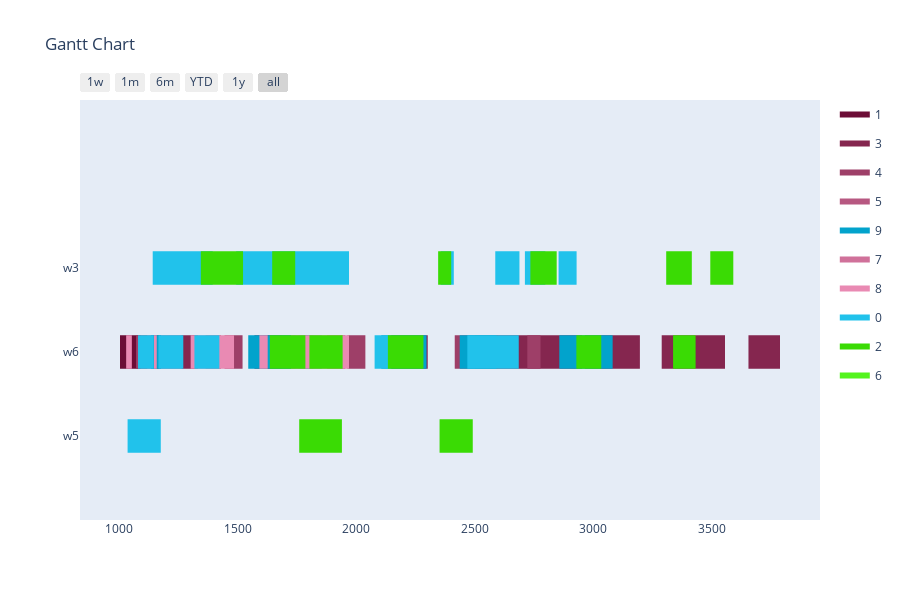

Write notebook code for a chart like this one.
### Markdown cell above
Config 3 - Only valid mutations for time slots

### Code cell
optimizer = BaseGA(env)
optimizer.configure('tardiness', 'twopointcrossover', 'roulettewheel', 'onlyfeasibletimeslot')
last_time_slot = 0
for order in orders:
    if order[1] > last_time_slot:
        last_time_slot = order[1]
# all parameters after offspring_amount are optional (in this case -> verbose=True)
result, best_fitness_history, average_fitness_history, best_generation_history, feasible_gen = optimizer.optimize(orders, max_generations, earliest_time_slot, last_time_slot, population_size, offspring_amount, verbose=True)
workstation_assignments = reformat_result(result, orders, env)
visualize(workstation_assignments, best_fitness_history, average_fitness_history, best_generation_history, feasible_gen)

### Figure 1 — Plotly figure (JSON) as saved in the notebook; plotly's stock layout.template omitted (floating-point values rounded to 4 significant figures; data arrays with more than 128 entries replaced by an {"elided": "..."} marker saying what was removed)
{"data": [{"fill": "toself", "fillcolor": "rgb(108, 13, 54)", "hoverinfo": "name", "legendgroup": "rgb(108, 13, 54)", "mode": "none", "name": "1", "type": "scatter", "x": [1004, 1091, 1091, 1004, 1004, 219, 404, 404, 219, 219, 505, 695, 695, 505, 505, 558, 620, 620, 558, 558, 426, 579, 579, 426, 426, 832, 888, 888, 832, 832, 882, 978, 978, 882, 882, 317, 507, 507, 317, 317, 389, 445, 445, 389, 389, 424, 521, 521, 424, 424, 266, 381, 381, 266, 266, 817, 947, 947, 817, 817, 239, 359, 359, 239, 239, 342, 452, 452, 342, 342, 708, 808, 808, 708, 708, 831, 951, 951, 831, 831, 465, 527, 527, 465, 465, 782, 942, 942, 782, 782, 766, 828, 828, 766, 766, 712, 822, 822, 712, 712, 217, 347, 347, 217, 217, 284, 474, 474, 284, 284, 1163, 1260, 1260, 1163], "y": [0.8, 0.8, 1.2, 1.2, null, 0.8, 0.8, 1.2, 1.2, null, 0.8, 0.8, 1.2, 1.2, null, 0.8, 0.8, 1.2, 1.2, null, 0.8, 0.8, 1.2, 1.2, null, 0.8, 0.8, 1.2, 1.2, null, 0.8, 0.8, 1.2, 1.2, null, 0.8, 0.8, 1.2, 1.2, null, 0.8, 0.8, 1.2, 1.2, null, 0.8, 0.8, 1.2, 1.2, null, 0.8, 0.8, 1.2, 1.2, null, 0.8, 0.8, 1.2, 1.2, null, 0.8, 0.8, 1.2, 1.2, null, 0.8, 0.8, 1.2, 1.2, null, 0.8, 0.8, 1.2, 1.2, null, 0.8, 0.8, 1.2, 1.2, null, 0.8, 0.8, 1.2, 1.2, null, 0.8, 0.8, 1.2, 1.2, null, 0.8, 0.8, 1.2, 1.2, null, 0.8, 0.8, 1.2, 1.2, null, 0.8, 0.8, 1.2, 1.2, null, 0.8, 0.8, 1.2, 1.2, null, 0.8, 0.8, 1.2, 1.2]}, {"fill": "toself", "fillcolor": "rgb(133, 38, 79)", "hoverinfo": "name", "legendgroup": "rgb(133, 38, 79)", "mode": "none", "name": "3", "type": "scatter", "x": [2965, 3095, 3095, 2965, 2965, 2153, 2268, 2268, 2153, 2153, 2848, 2953, 2953, 2848, 2848, 776, 946, 946, 776, 776, 3289, 3499, 3499, 3289, 3289, 3346, 3556, 3556, 3346, 3346, 2501, 2741, 2741, 2501, 2501, 3077, 3197, 3197, 3077, 3077, 2148, 2302, 2302, 2148, 2148, 747, 852, 852, 747, 747, 2708, 2821, 2821, 2708, 2708, 764, 852, 852, 764, 764, 3655, 3788, 3788, 3655, 3655, 3306, 3439, 3439, 3306, 3306, 505, 675, 675, 505, 505, 1580, 1685, 1685, 1580, 1580, 859, 989, 989, 859, 859, 1571, 1676, 1676, 1571, 1571, 2604, 2709, 2709, 2604, 2604, 548, 678, 678, 548, 548, 282, 412, 412, 282, 282, 1220, 1333, 1333, 1220, 1220, 2762, 2942, 2942, 2762], "y": [0.8, 0.8, 1.2, 1.2, null, 0.8, 0.8, 1.2, 1.2, null, 0.8, 0.8, 1.2, 1.2, null, 0.8, 0.8, 1.2, 1.2, null, 0.8, 0.8, 1.2, 1.2, null, 0.8, 0.8, 1.2, 1.2, null, 0.8, 0.8, 1.2, 1.2, null, 0.8, 0.8, 1.2, 1.2, null, 0.8, 0.8, 1.2, 1.2, null, 0.8, 0.8, 1.2, 1.2, null, 0.8, 0.8, 1.2, 1.2, null, 0.8, 0.8, 1.2, 1.2, null, 0.8, 0.8, 1.2, 1.2, null, 0.8, 0.8, 1.2, 1.2, null, 0.8, 0.8, 1.2, 1.2, null, 0.8, 0.8, 1.2, 1.2, null, 0.8, 0.8, 1.2, 1.2, null, 0.8, 0.8, 1.2, 1.2, null, 0.8, 0.8, 1.2, 1.2, null, 0.8, 0.8, 1.2, 1.2, null, 0.8, 0.8, 1.2, 1.2, null, 0.8, 0.8, 1.2, 1.2, null, 0.8, 0.8, 1.2, 1.2]}, {"fill": "toself", "fillcolor": "rgb(158, 63, 104)", "hoverinfo": "name", "legendgroup": "rgb(158, 63, 104)", "mode": "none", "name": "4", "type": "scatter", "x": [2722, 2778, 2778, 2722, 2722, 808, 895, 895, 808, 808, 571, 696, 696, 571, 571, 1073, 1149, 1149, 1073, 1073, 1072, 1137, 1137, 1072, 1072, 2535, 2600, 2600, 2535, 2535, 1613, 1746, 1746, 1613, 1613, 842, 889, 889, 842, 842, 456, 578, 578, 456, 456, 1085, 1210, 1210, 1085, 1085, 1365, 1430, 1430, 1365, 1365, 1963, 2039, 2039, 1963, 1963, 1878, 1954, 1954, 1878, 1878, 1608, 1695, 1695, 1608, 1608, 1755, 1820, 1820, 1755, 1755, 1445, 1521, 1521, 1445, 1445, 2416, 2539, 2539, 2416, 2416, 697, 822, 822, 697], "y": [0.8, 0.8, 1.2, 1.2, null, 0.8, 0.8, 1.2, 1.2, null, 0.8, 0.8, 1.2, 1.2, null, 0.8, 0.8, 1.2, 1.2, null, 0.8, 0.8, 1.2, 1.2, null, 0.8, 0.8, 1.2, 1.2, null, 0.8, 0.8, 1.2, 1.2, null, 0.8, 0.8, 1.2, 1.2, null, 0.8, 0.8, 1.2, 1.2, null, 0.8, 0.8, 1.2, 1.2, null, 0.8, 0.8, 1.2, 1.2, null, 0.8, 0.8, 1.2, 1.2, null, 0.8, 0.8, 1.2, 1.2, null, 0.8, 0.8, 1.2, 1.2, null, 0.8, 0.8, 1.2, 1.2, null, 0.8, 0.8, 1.2, 1.2, null, 0.8, 0.8, 1.2, 1.2, null, 0.8, 0.8, 1.2, 1.2]}, {"fill": "toself", "fillcolor": "rgb(183, 88, 129)", "hoverinfo": "name", "legendgroup": "rgb(183, 88, 129)", "mode": "none", "name": "5", "type": "scatter", "x": [714, 844, 844, 714, 714, 332, 388, 388, 332, 332, 327, 480, 480, 327, 327, 657, 810, 810, 657, 657, 524, 677, 677, 524, 524, 513, 610, 610, 513, 513, 239, 336, 336, 239, 239, 350, 475, 475, 350, 350, 318, 448, 448, 318, 318, 728, 838, 838, 728, 728, 307, 492, 492, 307, 307, 562, 659, 659, 562, 562, 345, 465, 465, 345, 345, 222, 309, 309, 222, 222, 312, 472, 472, 312, 312, 605, 715, 715, 605, 605, 718, 780, 780, 718, 718, 570, 666, 666, 570, 570, 690, 813, 813, 690, 690, 353, 473, 473, 353, 353, 534, 649, 649, 534, 534, 440, 600, 600, 440, 440, 530, 650, 650, 530], "y": [0.8, 0.8, 1.2, 1.2, null, 0.8, 0.8, 1.2, 1.2, null, 0.8, 0.8, 1.2, 1.2, null, 0.8, 0.8, 1.2, 1.2, null, 0.8, 0.8, 1.2, 1.2, null, 0.8, 0.8, 1.2, 1.2, null, 0.8, 0.8, 1.2, 1.2, null, 0.8, 0.8, 1.2, 1.2, null, 0.8, 0.8, 1.2, 1.2, null, 0.8, 0.8, 1.2, 1.2, null, 0.8, 0.8, 1.2, 1.2, null, 0.8, 0.8, 1.2, 1.2, null, 0.8, 0.8, 1.2, 1.2, null, 0.8, 0.8, 1.2, 1.2, null, 0.8, 0.8, 1.2, 1.2, null, 0.8, 0.8, 1.2, 1.2, null, 0.8, 0.8, 1.2, 1.2, null, 0.8, 0.8, 1.2, 1.2, null, 0.8, 0.8, 1.2, 1.2, null, 0.8, 0.8, 1.2, 1.2, null, 0.8, 0.8, 1.2, 1.2, null, 0.8, 0.8, 1.2, 1.2, null, 0.8, 0.8, 1.2, 1.2]}, {"fill": "toself", "fillcolor": "rgb(2, 163, 204)", "hoverinfo": "name", "legendgroup": "rgb(2, 163, 204)", "mode": "none", "name": "9", "type": "scatter", "x": [1593, 1758, 1758, 1593, 1593, 647, 811, 811, 647, 647, 1790, 1855, 1855, 1790, 1790, 2232, 2297, 2297, 2232, 2232, 577, 802, 802, 577, 577, 1120, 1265, 1265, 1120, 1120, 462, 617, 617, 462, 462, 2857, 3082, 3082, 2857, 2857, 1581, 1677, 1677, 1581, 1581, 2437, 2592, 2592, 2437, 2437, 1545, 1795, 1795, 1545, 1545, 430, 495, 495, 430, 430, 619, 761, 761, 619, 619, 1682, 1778, 1778, 1682, 1682, 2106, 2242, 2242, 2106], "y": [0.8, 0.8, 1.2, 1.2, null, 0.8, 0.8, 1.2, 1.2, null, 0.8, 0.8, 1.2, 1.2, null, 0.8, 0.8, 1.2, 1.2, null, 0.8, 0.8, 1.2, 1.2, null, 0.8, 0.8, 1.2, 1.2, null, 0.8, 0.8, 1.2, 1.2, null, 0.8, 0.8, 1.2, 1.2, null, 0.8, 0.8, 1.2, 1.2, null, 0.8, 0.8, 1.2, 1.2, null, 0.8, 0.8, 1.2, 1.2, null, 0.8, 0.8, 1.2, 1.2, null, 0.8, 0.8, 1.2, 1.2, null, 0.8, 0.8, 1.2, 1.2, null, 0.8, 0.8, 1.2, 1.2]}, {"fill": "toself", "fillcolor": "rgb(208, 113, 154)", "hoverinfo": "name", "legendgroup": "rgb(208, 113, 154)", "mode": "none", "name": "7", "type": "scatter", "x": {"elided": "134 int values"}, "y": {"elided": "134 float values"}}, {"fill": "toself", "fillcolor": "rgb(233, 138, 179)", "hoverinfo": "name", "legendgroup": "rgb(233, 138, 179)", "mode": "none", "name": "8", "type": "scatter", "x": {"elided": "134 int values"}, "y": {"elided": "134 float values"}}, {"fill": "toself", "fillcolor": "rgb(33, 194, 235)", "hoverinfo": "name", "legendgroup": "rgb(33, 194, 235)", "mode": "none", "name": "0", "type": "scatter", "x": [657, 754, 754, 657, 657, 2587, 2673, 2673, 2587, 2587, 2613, 2689, 2689, 2613, 2613, 2712, 2798, 2798, 2712, 2712, 1395, 1494, 1494, 1395, 1395, 535, 611, 611, 535, 535, 2357, 2412, 2412, 2357, 2357, 2854, 2930, 2930, 2854, 2854, 992, 1142, 1142, 992, 992, 2577, 2643, 2643, 2577, 2577, 2581, 2686, 2686, 2581, 2581, 2469, 2619, 2619, 2469, 2469, 2078, 2144, 2144, 2078, 2078, 1166, 1271, 1271, 1166, 1166, 1080, 1146, 1146, 1080, 1080, 1318, 1423, 1423, 1318, 1318, 720, 813, 813, 720, 720, 324, 538, 538, 324, 324, 1036, 1176, 1176, 1036, 1036, 495, 635, 635, 495, 495, 408, 548, 548, 408], "y": [1.8, 1.8, 2.2, 2.2, null, 1.8, 1.8, 2.2, 2.2, null, 1.8, 1.8, 2.2, 2.2, null, 1.8, 1.8, 2.2, 2.2, null, 1.8, 1.8, 2.2, 2.2, null, 1.8, 1.8, 2.2, 2.2, null, 1.8, 1.8, 2.2, 2.2, null, 1.8, 1.8, 2.2, 2.2, null, 1.8, 1.8, 2.2, 2.2, null, 0.8, 0.8, 1.2, 1.2, null, 0.8, 0.8, 1.2, 1.2, null, 0.8, 0.8, 1.2, 1.2, null, 0.8, 0.8, 1.2, 1.2, null, 0.8, 0.8, 1.2, 1.2, null, 0.8, 0.8, 1.2, 1.2, null, 0.8, 0.8, 1.2, 1.2, null, 0.8, 0.8, 1.2, 1.2, null, -0.2, -0.2, 0.2, 0.2, null, -0.2, -0.2, 0.2, 0.2, null, -0.2, -0.2, 0.2, 0.2, null, -0.2, -0.2, 0.2, 0.2]}, {"fill": "toself", "fillcolor": "rgb(58, 219, 4)", "hoverinfo": "name", "legendgroup": "rgb(58, 219, 4)", "mode": "none", "name": "2", "type": "scatter", "x": [2346, 2401, 2401, 2346, 2346, 516, 603, 603, 516, 516, 1646, 1743, 1743, 1646, 1646, 3308, 3384, 3384, 3308, 3308, 2770, 2846, 2846, 2770, 2770, 3319, 3416, 3416, 3319, 3319, 819, 918, 918, 819, 819, 288, 385, 385, 288, 288, 1345, 1523, 1523, 1345, 1345, 2735, 2834, 2834, 2735, 2735, 3494, 3591, 3591, 3494, 3494, 3337, 3432, 3432, 3337, 3337, 2134, 2284, 2284, 2134, 2134, 1877, 1943, 1943, 1877, 1877, 1803, 1898, 1898, 1803, 1803, 1636, 1786, 1786, 1636, 1636, 2929, 3034, 3034, 2929, 2929, 396, 576, 576, 396, 396, 1760, 1940, 1940, 1760, 1760, 2352, 2492, 2492, 2352, 2352, 455, 669, 669, 455], "y": [1.8, 1.8, 2.2, 2.2, null, 1.8, 1.8, 2.2, 2.2, null, 1.8, 1.8, 2.2, 2.2, null, 1.8, 1.8, 2.2, 2.2, null, 1.8, 1.8, 2.2, 2.2, null, 1.8, 1.8, 2.2, 2.2, null, 1.8, 1.8, 2.2, 2.2, null, 1.8, 1.8, 2.2, 2.2, null, 1.8, 1.8, 2.2, 2.2, null, 1.8, 1.8, 2.2, 2.2, null, 1.8, 1.8, 2.2, 2.2, null, 0.8, 0.8, 1.2, 1.2, null, 0.8, 0.8, 1.2, 1.2, null, 0.8, 0.8, 1.2, 1.2, null, 0.8, 0.8, 1.2, 1.2, null, 0.8, 0.8, 1.2, 1.2, null, 0.8, 0.8, 1.2, 1.2, null, -0.2, -0.2, 0.2, 0.2, null, -0.2, -0.2, 0.2, 0.2, null, -0.2, -0.2, 0.2, 0.2, null, -0.2, -0.2, 0.2, 0.2]}, {"fill": "toself", "fillcolor": "rgb(83, 244, 29)", "hoverinfo": "name", "legendgroup": "rgb(83, 244, 29)", "mode": "none", "name": "6", "type": "scatter", "x": [201, 277, 277, 201, 201, 191, 277, 277, 191, 191, 201, 277, 277, 201, 201, 201, 267, 267, 201, 201, 200, 276, 276, 200, 200, 209, 275, 275, 209, 209, 201, 277, 277, 201, 201, 201, 277, 277, 201, 201, 200, 276, 276, 200, 200, 200, 276, 276, 200, 200, 207, 262, 262, 207, 207, 201, 277, 277, 201, 201, 190, 277, 277, 190, 190, 200, 266, 266, 200, 200, 209, 275, 275, 209, 209, 210, 276, 276, 210, 210, 208, 274, 274, 208, 208, 210, 276, 276, 210, 210, 203, 269, 269, 203, 203, 182, 277, 277, 182, 182, 190, 295, 295, 190], "y": [1.8, 1.8, 2.2, 2.2, null, 1.8, 1.8, 2.2, 2.2, null, 1.8, 1.8, 2.2, 2.2, null, 1.8, 1.8, 2.2, 2.2, null, 1.8, 1.8, 2.2, 2.2, null, 1.8, 1.8, 2.2, 2.2, null, 1.8, 1.8, 2.2, 2.2, null, 1.8, 1.8, 2.2, 2.2, null, 1.8, 1.8, 2.2, 2.2, null, 1.8, 1.8, 2.2, 2.2, null, 1.8, 1.8, 2.2, 2.2, null, 1.8, 1.8, 2.2, 2.2, null, 1.8, 1.8, 2.2, 2.2, null, 1.8, 1.8, 2.2, 2.2, null, 1.8, 1.8, 2.2, 2.2, null, 0.8, 0.8, 1.2, 1.2, null, 0.8, 0.8, 1.2, 1.2, null, 0.8, 0.8, 1.2, 1.2, null, 0.8, 0.8, 1.2, 1.2, null, 0.8, 0.8, 1.2, 1.2, null, 0.8, 0.8, 1.2, 1.2]}, {"legendgroup": "rgb(108, 13, 54)", "marker": {"color": "rgb(108, 13, 54)", "opacity": 0, "size": 1}, "mode": "markers", "name": "", "showlegend": false, "text": [null, null, null, null, null, null, null, null, null, null, null, null, null, null, null, null, null, null, null, null, null, null, null, null, null, null, null, null, null, null, null, null, null, null, null, null, null, null, null, null, null, null, null, null, null, null], "type": "scatter", "x": [1004, 1091, 219, 404, 505, 695, 558, 620, 426, 579, 832, 888, 882, 978, 317, 507, 389, 445, 424, 521, 266, 381, 817, 947, 239, 359, 342, 452, 708, 808, 831, 951, 465, 527, 782, 942, 766, 828, 712, 822, 217, 347, 284, 474, 1163, 1260], "y": [1, 1, 1, 1, 1, 1, 1, 1, 1, 1, 1, 1, 1, 1, 1, 1, 1, 1, 1, 1, 1, 1, 1, 1, 1, 1, 1, 1, 1, 1, 1, 1, 1, 1, 1, 1, 1, 1, 1, 1, 1, 1, 1, 1, 1, 1]}, {"legendgroup": "rgb(133, 38, 79)", "marker": {"color": "rgb(133, 38, 79)", "opacity": 0, "size": 1}, "mode": "markers", "name": "", "showlegend": false, "text": [null, null, null, null, null, null, null, null, null, null, null, null, null, null, null, null, null, null, null, null, null, null, null, null, null, null, null, null, null, null, null, null, null, null, null, null, null, null, null, null, null, null, null, null, null, null], "type": "scatter", "x": [2965, 3095, 2153, 2268, 2848, 2953, 776, 946, 3289, 3499, 3346, 3556, 2501, 2741, 3077, 3197, 2148, 2302, 747, 852, 2708, 2821, 764, 852, 3655, 3788, 3306, 3439, 505, 675, 1580, 1685, 859, 989, 1571, 1676, 2604, 2709, 548, 678, 282, 412, 1220, 1333, 2762, 2942], "y": [1, 1, 1, 1, 1, 1, 1, 1, 1, 1, 1, 1, 1, 1, 1, 1, 1, 1, 1, 1, 1, 1, 1, 1, 1, 1, 1, 1, 1, 1, 1, 1, 1, 1, 1, 1, 1, 1, 1, 1, 1, 1, 1, 1, 1, 1]}, {"legendgroup": "rgb(158, 63, 104)", "marker": {"color": "rgb(158, 63, 104)", "opacity": 0, "size": 1}, "mode": "markers", "name": "", "showlegend": false, "text": [null, null, null, null, null, null, null, null, null, null, null, null, null, null, null, null, null, null, null, null, null, null, null, null, null, null, null, null, null, null, null, null, null, null, null, null], "type": "scatter", "x": [2722, 2778, 808, 895, 571, 696, 1073, 1149, 1072, 1137, 2535, 2600, 1613, 1746, 842, 889, 456, 578, 1085, 1210, 1365, 1430, 1963, 2039, 1878, 1954, 1608, 1695, 1755, 1820, 1445, 1521, 2416, 2539, 697, 822], "y": [1, 1, 1, 1, 1, 1, 1, 1, 1, 1, 1, 1, 1, 1, 1, 1, 1, 1, 1, 1, 1, 1, 1, 1, 1, 1, 1, 1, 1, 1, 1, 1, 1, 1, 1, 1]}, {"legendgroup": "rgb(183, 88, 129)", "marker": {"color": "rgb(183, 88, 129)", "opacity": 0, "size": 1}, "mode": "markers", "name": "", "showlegend": false, "text": [null, null, null, null, null, null, null, null, null, null, null, null, null, null, null, null, null, null, null, null, null, null, null, null, null, null, null, null, null, null, null, null, null, null, null, null, null, null, null, null, null, null, null, null, null, null], "type": "scatter", "x": [714, 844, 332, 388, 327, 480, 657, 810, 524, 677, 513, 610, 239, 336, 350, 475, 318, 448, 728, 838, 307, 492, 562, 659, 345, 465, 222, 309, 312, 472, 605, 715, 718, 780, 570, 666, 690, 813, 353, 473, 534, 649, 440, 600, 530, 650], "y": [1, 1, 1, 1, 1, 1, 1, 1, 1, 1, 1, 1, 1, 1, 1, 1, 1, 1, 1, 1, 1, 1, 1, 1, 1, 1, 1, 1, 1, 1, 1, 1, 1, 1, 1, 1, 1, 1, 1, 1, 1, 1, 1, 1, 1, 1]}, {"legendgroup": "rgb(2, 163, 204)", "marker": {"color": "rgb(2, 163, 204)", "opacity": 0, "size": 1}, "mode": "markers", "name": "", "showlegend": false, "text": [null, null, null, null, null, null, null, null, null, null, null, null, null, null, null, null, null, null, null, null, null, null, null, null, null, null, null, null, null, null], "type": "scatter", "x": [1593, 1758, 647, 811, 1790, 1855, 2232, 2297, 577, 802, 1120, 1265, 462, 617, 2857, 3082, 1581, 1677, 2437, 2592, 1545, 1795, 430, 495, 619, 761, 1682, 1778, 2106, 2242], "y": [1, 1, 1, 1, 1, 1, 1, 1, 1, 1, 1, 1, 1, 1, 1, 1, 1, 1, 1, 1, 1, 1, 1, 1, 1, 1, 1, 1, 1, 1]}, {"legendgroup": "rgb(208, 113, 154)", "marker": {"color": "rgb(208, 113, 154)", "opacity": 0, "size": 1}, "mode": "markers", "name": "", "showlegend": false, "text": [null, null, null, null, null, null, null, null, null, null, null, null, null, null, null, null, null, null, null, null, null, null, null, null, null, null, null, null, null, null, null, null, null, null, null, null, null, null, null, null, null, null, null, null, null, null, null, null, null, null, null, null, null, null], "type": "scatter", "x": [419, 629, 389, 534, 679, 774, 659, 869, 360, 490, 706, 832, 662, 750, 223, 338, 435, 600, 502, 627, 239, 354, 370, 458, 418, 538, 382, 469, 283, 407, 496, 606, 377, 472, 221, 316, 607, 762, 474, 570, 634, 739, 305, 459, 402, 507, 455, 585, 263, 423, 717, 827, 239, 384], "y": [1, 1, 1, 1, 1, 1, 1, 1, 1, 1, 1, 1, 1, 1, 1, 1, 1, 1, 1, 1, 1, 1, 1, 1, 1, 1, 1, 1, 1, 1, 1, 1, 1, 1, 1, 1, 1, 1, 1, 1, 1, 1, 1, 1, 1, 1, 1, 1, 1, 1, 1, 1, 1, 1]}, {"legendgroup": "rgb(233, 138, 179)", "marker": {"color": "rgb(233, 138, 179)", "opacity": 0, "size": 1}, "mode": "markers", "name": "", "showlegend": false, "text": [null, null, null, null, null, null, null, null, null, null, null, null, null, null, null, null, null, null, null, null, null, null, null, null, null, null, null, null, null, null, null, null, null, null, null, null, null, null, null, null, null, null, null, null, null, null, null, null, null, null, null, null, null, null], "type": "scatter", "x": [225, 351, 575, 729, 1147, 1302, 737, 842, 995, 1119, 1054, 1159, 1627, 1732, 707, 917, 447, 577, 1178, 1304, 906, 1030, 1135, 1260, 640, 794, 760, 917, 470, 600, 821, 941, 1435, 1592, 344, 474, 649, 809, 1485, 1600, 458, 568, 529, 634, 1177, 1264, 557, 667, 1605, 1725, 618, 723, 627, 742], "y": [1, 1, 1, 1, 1, 1, 1, 1, 1, 1, 1, 1, 1, 1, 1, 1, 1, 1, 1, 1, 1, 1, 1, 1, 1, 1, 1, 1, 1, 1, 1, 1, 1, 1, 1, 1, 1, 1, 1, 1, 1, 1, 1, 1, 1, 1, 1, 1, 1, 1, 1, 1, 1, 1]}, {"legendgroup": "rgb(33, 194, 235)", "marker": {"color": "rgb(33, 194, 235)", "opacity": 0, "size": 1}, "mode": "markers", "name": "", "showlegend": false, "text": [null, null, null, null, null, null, null, null, null, null, null, null, null, null, null, null, null, null, null, null, null, null, null, null, null, null, null, null, null, null, null, null, null, null, null, null, null, null, null, null, null, null], "type": "scatter", "x": [657, 754, 2587, 2673, 2613, 2689, 2712, 2798, 1395, 1494, 535, 611, 2357, 2412, 2854, 2930, 992, 1142, 2577, 2643, 2581, 2686, 2469, 2619, 2078, 2144, 1166, 1271, 1080, 1146, 1318, 1423, 720, 813, 324, 538, 1036, 1176, 495, 635, 408, 548], "y": [2, 2, 2, 2, 2, 2, 2, 2, 2, 2, 2, 2, 2, 2, 2, 2, 2, 2, 1, 1, 1, 1, 1, 1, 1, 1, 1, 1, 1, 1, 1, 1, 1, 1, 0, 0, 0, 0, 0, 0, 0, 0]}, {"legendgroup": "rgb(58, 219, 4)", "marker": {"color": "rgb(58, 219, 4)", "opacity": 0, "size": 1}, "mode": "markers", "name": "", "showlegend": false, "text": [null, null, null, null, null, null, null, null, null, null, null, null, null, null, null, null, null, null, null, null, null, null, null, null, null, null, null, null, null, null, null, null, null, null, null, null, null, null, null, null, null, null], "type": "scatter", "x": [2346, 2401, 516, 603, 1646, 1743, 3308, 3384, 2770, 2846, 3319, 3416, 819, 918, 288, 385, 1345, 1523, 2735, 2834, 3494, 3591, 3337, 3432, 2134, 2284, 1877, 1943, 1803, 1898, 1636, 1786, 2929, 3034, 396, 576, 1760, 1940, 2352, 2492, 455, 669], "y": [2, 2, 2, 2, 2, 2, 2, 2, 2, 2, 2, 2, 2, 2, 2, 2, 2, 2, 2, 2, 2, 2, 1, 1, 1, 1, 1, 1, 1, 1, 1, 1, 1, 1, 0, 0, 0, 0, 0, 0, 0, 0]}, {"legendgroup": "rgb(83, 244, 29)", "marker": {"color": "rgb(83, 244, 29)", "opacity": 0, "size": 1}, "mode": "markers", "name": "", "showlegend": false, "text": [null, null, null, null, null, null, null, null, null, null, null, null, null, null, null, null, null, null, null, null, null, null, null, null, null, null, null, null, null, null, null, null, null, null, null, null, null, null, null, null, null, null], "type": "scatter", "x": [201, 277, 191, 277, 201, 277, 201, 267, 200, 276, 209, 275, 201, 277, 201, 277, 200, 276, 200, 276, 207, 262, 201, 277, 190, 277, 200, 266, 209, 275, 210, 276, 208, 274, 210, 276, 203, 269, 182, 277, 190, 295], "y": [2, 2, 2, 2, 2, 2, 2, 2, 2, 2, 2, 2, 2, 2, 2, 2, 2, 2, 2, 2, 2, 2, 2, 2, 2, 2, 2, 2, 2, 2, 1, 1, 1, 1, 1, 1, 1, 1, 1, 1, 1, 1]}], "layout": {"height": 600, "hovermode": "closest", "showlegend": true, "title": {"text": "Gantt Chart"}, "xaxis": {"rangeselector": {"buttons": [{"count": 7, "label": "1w", "step": "day", "stepmode": "backward"}, {"count": 1, "label": "1m", "step": "month", "stepmode": "backward"}, {"count": 6, "label": "6m", "step": "month", "stepmode": "backward"}, {"count": 1, "label": "YTD", "step": "year", "stepmode": "todate"}, {"count": 1, "label": "1y", "step": "year", "stepmode": "backward"}, {"step": "all"}]}, "showgrid": false, "type": "date", "zeroline": false}, "yaxis": {"autorange": false, "range": [-1, 4], "showgrid": false, "ticktext": ["w5", "w6", "w3"], "tickvals": [0, 1, 2], "zeroline": false}}}
